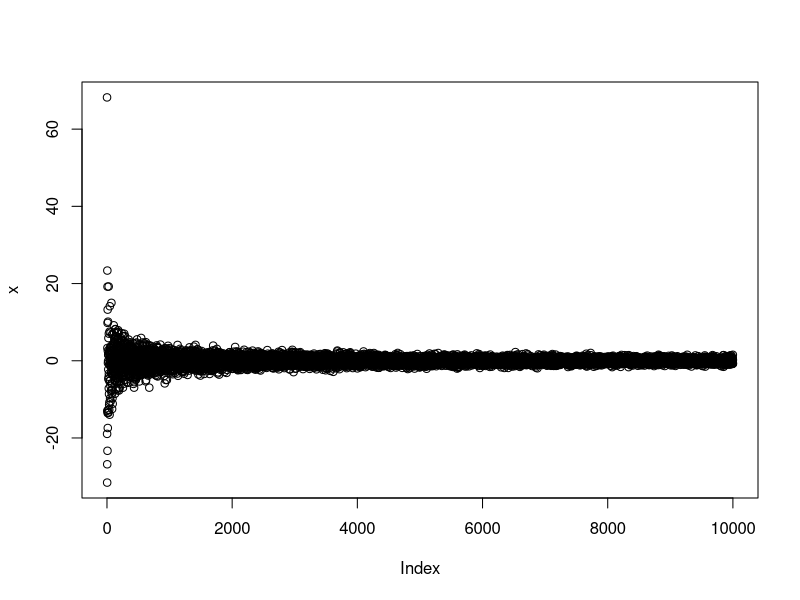
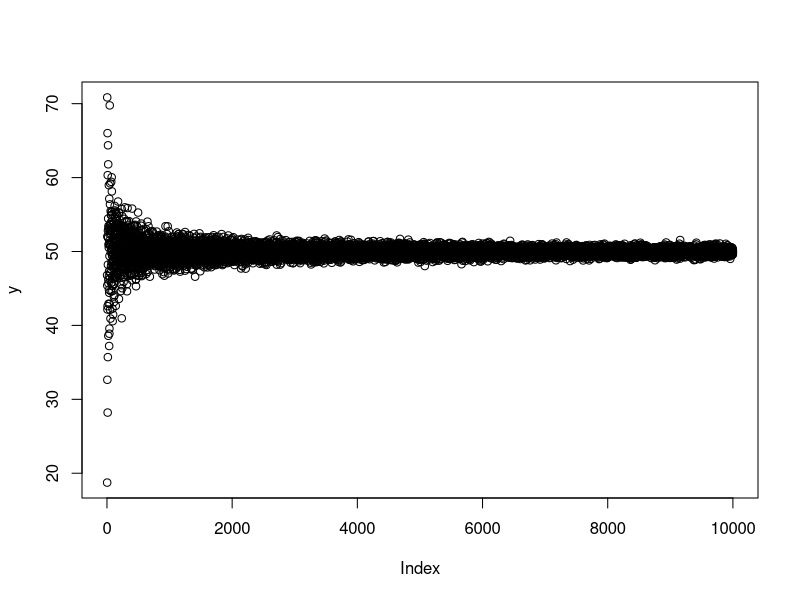

Generate these figures, in order, with R: (Note: this script raises an error after producing the figures.)
sampleanimation <- function(startn, endn, steps, mean, sd){
  

  
}

startn = 1
endn = 10000
steps = 9999
m <- 0
s <- 50
testseq <- seq.int(from = startn, to = endn, by = round((endn/steps)))
testseq <- c(testseq, endn)
testseq
x <- numeric(length = length(testseq))
y <- numeric(length = length(testseq))
for(i in seq_along(testseq)){
  temp <- rnorm(testseq[i], mean = m, sd = s )
  x[i] <- mean(temp)
  y[i] <- sd(temp)
}
plot(x)
plot(y)
avPlots(lm(prestige~income+education+type, data=Duncan))